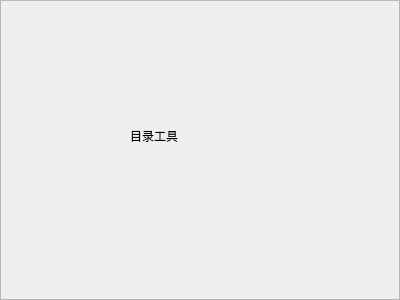
<?xml version="1.0" encoding="UTF-8"?>
<ui version="4.0">
 <class>DataToolWidget</class>
 <widget class="QFrame" name="DataToolWidget">
  <property name="geometry">
   <rect>
    <x>0</x>
    <y>0</y>
    <width>400</width>
    <height>300</height>
   </rect>
  </property>
  <property name="windowTitle">
   <string>Frame</string>
  </property>
  <property name="frameShape">
   <enum>QFrame::StyledPanel</enum>
  </property>
  <property name="frameShadow">
   <enum>QFrame::Raised</enum>
  </property>
  <widget class="QLabel" name="label">
   <property name="geometry">
    <rect>
     <x>130</x>
     <y>130</y>
     <width>54</width>
     <height>12</height>
    </rect>
   </property>
   <property name="text">
    <string>目录工具</string>
   </property>
  </widget>
 </widget>
 <resources/>
 <connections/>
</ui>
